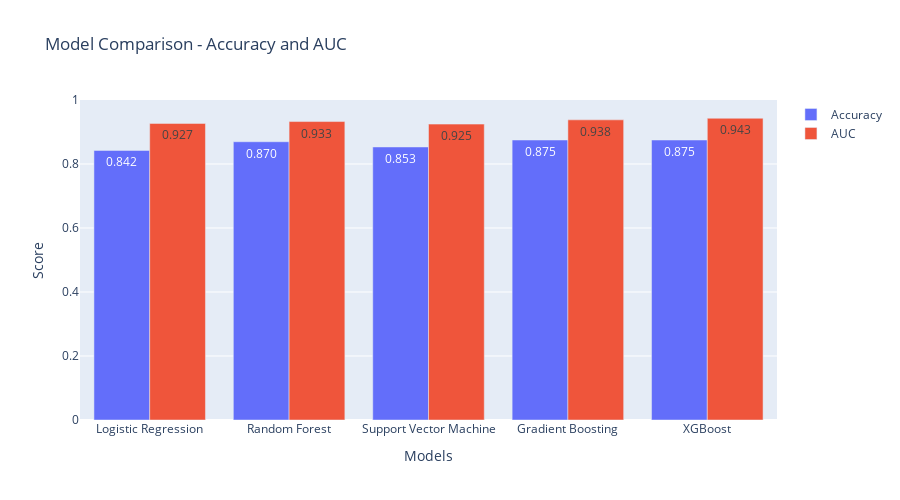

The notebook cell this image was saved under:
### Markdown cell above
#### Accuracy und AUC

### Code cell
# Gesamtvergleich aller Modelle (Accuracy und AUC)
comparison_fig = plot_model_comparison_plotly(accuracies, auc_scores)
comparison_fig.show()

### Figure 1 — Plotly figure (JSON) as saved in the notebook; plotly's stock layout.template omitted (floating-point values rounded to 4 significant figures)
{"data": [{"name": "Accuracy", "text": ["0.842", "0.870", "0.853", "0.875", "0.875"], "textposition": "auto", "type": "bar", "x": ["Logistic Regression", "Random Forest", "Support Vector Machine", "Gradient Boosting", "XGBoost"], "y": [0.8424, 0.8696, 0.8533, 0.875, 0.875]}, {"name": "AUC", "text": ["0.927", "0.933", "0.925", "0.938", "0.943"], "textposition": "auto", "type": "bar", "x": ["Logistic Regression", "Random Forest", "Support Vector Machine", "Gradient Boosting", "XGBoost"], "y": [0.9268, 0.9326, 0.9246, 0.938, 0.943]}], "layout": {"barmode": "group", "height": 500, "title": {"text": "Model Comparison - Accuracy and AUC"}, "width": 900, "xaxis": {"title": {"text": "Models"}}, "yaxis": {"range": [0, 1], "title": {"text": "Score"}}}}
